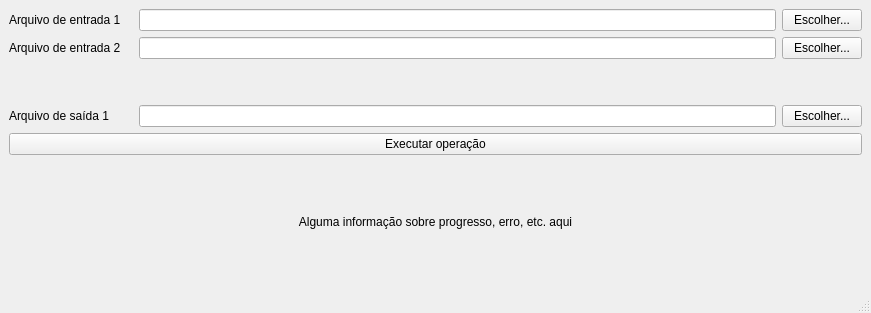
<?xml version="1.0" encoding="UTF-8"?>
<ui version="4.0">
 <class>MainWindow</class>
 <widget class="QMainWindow" name="MainWindow">
  <property name="geometry">
   <rect>
    <x>0</x>
    <y>0</y>
    <width>871</width>
    <height>313</height>
   </rect>
  </property>
  <property name="sizePolicy">
   <sizepolicy hsizetype="Preferred" vsizetype="Preferred">
    <horstretch>0</horstretch>
    <verstretch>0</verstretch>
   </sizepolicy>
  </property>
  <property name="windowTitle">
   <string>MainWindow</string>
  </property>
  <widget class="QWidget" name="centralwidget">
   <layout class="QGridLayout" name="gridLayout" rowstretch="2,2,1,2,2,3">
    <item row="1" column="3">
     <widget class="QLineEdit" name="edit_file2"/>
    </item>
    <item row="0" column="4">
     <widget class="QPushButton" name="btn_file1">
      <property name="text">
       <string>Escolher...</string>
      </property>
     </widget>
    </item>
    <item row="1" column="4">
     <widget class="QPushButton" name="btn_file2">
      <property name="text">
       <string>Escolher...</string>
      </property>
     </widget>
    </item>
    <item row="4" column="0" colspan="5">
     <widget class="QPushButton" name="btn_execute">
      <property name="text">
       <string>Executar operação</string>
      </property>
     </widget>
    </item>
    <item row="0" column="0">
     <widget class="QLabel" name="label_file1">
      <property name="text">
       <string>Arquivo de entrada 1</string>
      </property>
     </widget>
    </item>
    <item row="1" column="0">
     <widget class="QLabel" name="label_file2">
      <property name="text">
       <string>Arquivo de entrada 2</string>
      </property>
     </widget>
    </item>
    <item row="0" column="3">
     <widget class="QLineEdit" name="edit_file1"/>
    </item>
    <item row="5" column="0" colspan="5">
     <widget class="QLabel" name="label_msg">
      <property name="sizePolicy">
       <sizepolicy hsizetype="Preferred" vsizetype="Preferred">
        <horstretch>0</horstretch>
        <verstretch>0</verstretch>
       </sizepolicy>
      </property>
      <property name="text">
       <string>Alguma informação sobre progresso, erro, etc. aqui</string>
      </property>
      <property name="alignment">
       <set>Qt::AlignCenter</set>
      </property>
     </widget>
    </item>
    <item row="3" column="3">
     <widget class="QLineEdit" name="edit_outfile1"/>
    </item>
    <item row="3" column="4">
     <widget class="QPushButton" name="btn_outfile1">
      <property name="text">
       <string>Escolher...</string>
      </property>
     </widget>
    </item>
    <item row="3" column="0">
     <widget class="QLabel" name="label_outfile1">
      <property name="text">
       <string>Arquivo de saída 1</string>
      </property>
     </widget>
    </item>
   </layout>
  </widget>
  <widget class="QStatusBar" name="statusbar"/>
 </widget>
 <resources/>
 <connections/>
</ui>
